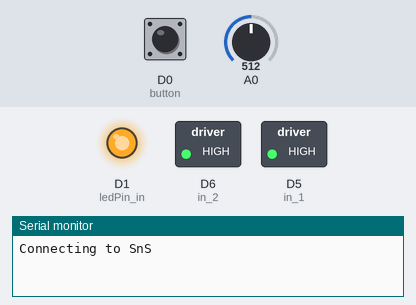
A sketch run on a simulated ESP8266 (NodeMCU). Shown: switched loads named in the sketch (green lamp = pin HIGH), output pins drawn as LEDs (lit = HIGH), the last lines printed to the serial monitor. Inputs (shaded band) come from the test bench; at power-on: D0 (button) HIGH, A0 = 512. WiFi joins after 1.5 s; servers stay silent unless stated; network time is answered at once with the bench clock; the local clock reads 2024-03-15 10:24:30 at power-on unless the sketch sets it; storage starts empty; no MQTT or app messages arrive unless stated.

Above: at 0.1 s.
At 10.6 s:
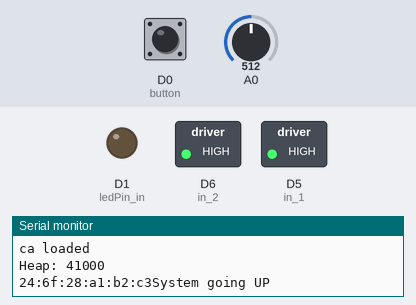
At 11.6 s:
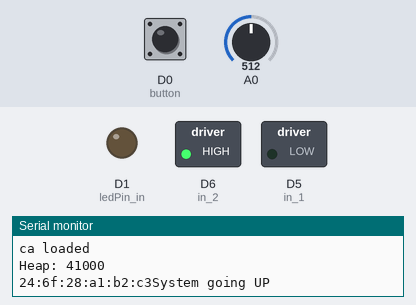
Timing chart, 0 to 63.1 s (numbered marks = the images above):
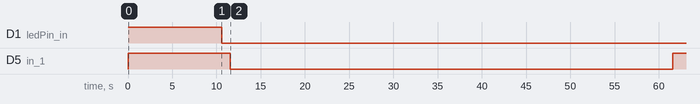

The sketch:

20-21-Manhole_Indication_and__Prevention_System-Code-Arduino.ino
```cpp
/*============================================================
 *Project Name : Manhole Indication System
 *Author List : Sankalp Singh
 *Filename : web_sheet.ino
 *Functions : switching(void)
 *Global Variables : stateSwitch
=============================================================*/
#include "declaration.h"
#include "aws.h"
#include "motor_control.h"

aws awsObj;
declaration instance;
motor_control control;

//stateSwitch : It will store the state of switch which will be passed to the web frunction from aws
int stateSwitch = 0;

/*==============================================================================================================================
 * Function Name : switching
 * Input : NONE
 * Output : NONE
 * Logic : The digitalRead() function reads the current state of the switch and then according to the logic if the state is
 *         HIGH the the value of stateSwitch is set to 0 and the operate function of the motor control library is passed
 *         to turn off the motor and similarly vice versa
 * Example Call : switching();
================================================================================================================================*/

void switching()
{
  int state = digitalRead(instance.button);

    //Checking whether the state of the switch is HIGH
    if(state == HIGH){

      //Checking whether the value of flag is true
      if(instance.dir == true){
        instance.dir = false;

        //Calling motor control object and passing the value to stop the motor
        control.operate(0);
        stateSwitch = 0;

        //Calling the AWS object and passing the stateSwitch value for posting it to the IoT Core of the AWS
        awsObj.web(stateSwitch);
      }
    }

    //Checking whether the state of the switch is LOW
    else if(state == LOW){

      //Checking whether the value of flag is false
      if(instance.dir == false){
        instance.dir = true;

        //Calling motor control object and passing the value to start the motor
        control.operate(1);
        stateSwitch = 1;

        //Calling the AWS object and passing the stateSwitch value for posting it to the IoT Core of the AWS
        awsObj.web(stateSwitch);
    }
  }
}
void setup()
{
  //Calling the setup function from the declaration library
  instance.data();
}

void loop()
{
  //Calling the switching
  switching();

  //Calling the AWS web object
  awsObj.web(stateSwitch);
}
```

aws.cpp
```cpp
/*===================================================================================================
 *Project Name : Manhole Indication System
 *Author List : Sankalp Singh
 *Filename : aws.cpp
 *Functions : callback(char*, byte*, unsigned int), setup_wifi(), reconnect(), setupAWS(), web(int)
 *Global Variables : lastMsg, msg[], mac[6], mac_Id[18], ssid, password, AWS_endpoint
===================================================================================================*/

#include "FS.h"
#include <ESP8266WiFi.h>
#include <PubSubClient.h>
#include <NTPClient.h>
#include <WiFiUdp.h>
#include "declaration.h"
#include "switchoffline.h"
#include "aws.h"
#include "motor_control.h"

//ssid -> Stores the SSID of the the WiFi network
const char* ssid = "SnS";

//password -> Stores the password of the WiFi network
const char* password = "samop2000";

switchoffline test;
motor_control motorObjAWS;

#define BUFFER_LEN 256

//lastMsg -> This variables stores the time when the last message was received
long lastMsg = 0;

//msg[BUFFER_LEN] -> This array stores the message to be sent to the AWS IoT core
char msg[BUFFER_LEN];

//mac[6] -> This byte array stores the mac id generated
byte mac[6];

//mac_Id[18] -> This char array stores the mac id in char form which is then sent to the AWS IoT Core
char mac_Id[18];

WiFiUDP ntpUDP;
NTPClient timeClient(ntpUDP, "pool.ntp.org");

//AWS_endpoint -> This variable stores the MQTT broker IP Address
const char* AWS_endpoint = "a6vtmbll1wgmr-ats.iot.us-west-2.amazonaws.com";

/*=============================================================================================================================
 * Function Name : callback
 * Input : topic -> It contains the name of the topic to which our device receives messages on, payload -> It contains the
 *         payload to be processed, length -> It contains the length of the payload
 * Output : NONE
 * Logic : This function is used for receiving data on the ESP from the website. It is automatically called in the web function
 * Example Call : NONE
===============================================================================================================================*/

void callback(char* topic, byte* payload, unsigned int length) {
  Serial.print("Message arrived: ");
  Serial.println(topic);

  //count -> This variable iterates for the values that are between 0 and length - 1
  for (int count = 0; count < length; count++) {
    Serial.print((char)payload[count]);
    if((char)payload[count]=='0'){
      //Sending the value to tell the system to go down
      motorObjAWS.operate(1);
    }
    else if((char)payload[count]=='1'){
      //Sending the value to tell the system to go up
      motorObjAWS.operate(0);
    }
  }
  Serial.println();

}

WiFiClientSecure espClient;
PubSubClient client(AWS_endpoint, 8883, callback, espClient);

/*=============================================================================================================================
 * Function Name : setup_wifi
 * Input : NONE
 * Output : NONE
 * Logic : In this function we use the WiFI objects for connecting to the network if available and when it isn't connected to
 *         the internet till then the offline switching library object calls the switching1
 * Example Call : obj.setup_wifi();
==============================================================================================================================*/

void aws :: setup_wifi() {
  delay(10);
  // We start by connecting to a WiFi network
  espClient.setBufferSizes(512, 512);
  Serial.println();
  Serial.print("Connecting to ");
  Serial.println(ssid);

  WiFi.begin(ssid, password);

  while (WiFi.status() != WL_CONNECTED) {
    delay(500);
    Serial.print(".");
    test.switching_offline();
  }
  Serial.println("");
  Serial.println("WiFi connected");
  Serial.println("IP address: ");
  Serial.println(WiFi.localIP());

  timeClient.begin();
  while (!timeClient.update()) {
    timeClient.forceUpdate();
  }
  espClient.setX509Time(timeClient.getEpochTime());
}

/*==============================================================================================================================
 * Function Name : reconnect
 * Input : NONE
 * Output : NONE
 * Logic : In this function it checks that whether the MQTT connection is still established or not and if it isn't then the ESP
 *         attemts MQTT connection till it is established
 * Example Call : obj.reconnect();
================================================================================================================================*/

void aws :: reconnect() {
  // Loop until we're reconnected
  while (!client.connected()) {
    Serial.print("Attempting MQTT connection...");
    test.switching_offline();
    // Attempt to connect
    if (client.connect("ESPthing")) {
      Serial.println("connected");
      // ... and resubscribe
      client.subscribe("inTopicESP1");
    } else {
      Serial.print("failed, rc=");
      Serial.print(client.state());
      Serial.println(" try again in 5 seconds");

      char buf[256];
      espClient.getLastSSLError(buf, 256);
      Serial.print("WiFiClientSecure SSL error: ");
      Serial.println(buf);

      // Wait 5 seconds before retrying
      delay(5000);
    }
  }
}

/*===========================================================================================================================
 * Function Name : setupAWS
 * Input : NONE
 * Output : NONE
 * Logic : In this function the certificates are checked using if else statements and also the WiFi connect is established
 *         when the setup_wifi() function is called also the mac address of the ESP is retrived and stored in the array
 * Example Call : obj.setupAWS();
============================================================================================================================*/

void aws :: setupAWS() {
  //Calling the wifi function for connecting to the wifi
  setup_wifi();
  delay(1000);
  if (!SPIFFS.begin()) {
    Serial.println("Failed to mount file system");
    return;
  }

  Serial.print("Heap: "); Serial.println(ESP.getFreeHeap());

  // Load certificate file
  File cert = SPIFFS.open("/cert.der", "r"); //replace cert.crt eith your uploaded file name
  if (!cert) {
    Serial.println("Failed to open cert file");
  }
  else
    Serial.println("Success to open cert file");

  delay(1000);

  if (espClient.loadCertificate(cert))
    Serial.println("cert loaded");
  else
    Serial.println("cert not loaded");

  // Load private key file
  File private_key = SPIFFS.open("/private.der", "r"); //replace private eith your uploaded file name
  if (!private_key) {
    Serial.println("Failed to open private cert file");
  }
  else
    Serial.println("Success to open private cert file");

  delay(1000);

  if (espClient.loadPrivateKey(private_key))
    Serial.println("private key loaded");
  else
    Serial.println("private key not loaded");

  // Load CA file
  File ca = SPIFFS.open("/ca.der", "r"); //replace ca eith your uploaded file name
  if (!ca) {
    Serial.println("Failed to open ca ");
  }
  else
    Serial.println("Success to open ca");

  delay(1000);

  if (espClient.loadCACert(ca))
    Serial.println("ca loaded");
  else
    Serial.println("ca failed");

  Serial.print("Heap: "); Serial.println(ESP.getFreeHeap());

  //===========================================================================
  WiFi.macAddress(mac);
  snprintf(mac_Id, sizeof(mac_Id), "%02x:%02x:%02x:%02x:%02x:%02x",
           mac[0], mac[1], mac[2], mac[3], mac[4], mac[5]);
  Serial.print(mac_Id);
  //============================================================================
}

/*==========================================================================================================================
 * Function Name : web
 * Input : state -> It contains the current state of the button
 * Output : NONE
 * Logic : This function checks for the MQTT connection and if the connection is broken then it calls the reconnect function
 *         it also creates a msg to be published by using the snprintf() function and the store it to msg variable
 * Example Call : obj.web(1);
============================================================================================================================*/

void aws :: web(int state) {
  int offset = 20;
  if (!client.connected()) {
    reconnect();
  }
  client.loop();

  if(WiFi.status() != WL_CONNECTED)
    setup_wifi();

  //now -> It stores the time transpired
  long now = millis();
  if (now - lastMsg > 2000) {
    lastMsg = now;

    //macIdStr -> It stores the mac id of the ESP in the String format
    String macIdStr = mac_Id;

    //volt -> This variable stores the value given by the voltage sensor
    int volt = analogRead(A0);

    //voltage_map -> This variable maps the value and returns the voltage value
    double voltage_map = map(volt,0,1023, 0, 2500) + offset;

    //temp -> This variable stores the volatage in String format
    String temp = String(voltage_map);

    //voltage -> It stores the voltage value into char array
    const char* voltage = temp.c_str();

    snprintf (msg, BUFFER_LEN, "{\"mac_Id\" : \"%s\", \"state\" : %d, \"voltage\" : \"%s\"}", macIdStr.c_str(), state, voltage);

    Serial.print("Publish message: ");
    Serial.println(msg);
    //The publish function publishes the message on the outTopicESP1 topic
    client.publish("outTopicESP1", msg);
    //=============================================================================
    Serial.print("Heap: "); Serial.println(ESP.getFreeHeap()); //Low heap can cause problems
  }
}
```

aws.h
```cpp
/*===========================================
 *Project Name : Manhole Indication System
 *Author List : Sankalp Singh
 *Filename : aws.h
 *Functions : NONE
 *Global Variables : NONE
============================================*/

#ifndef AWS_H
#define AWS_H

class aws{
	public:
		void web(int state);
		void setupAWS();
		void callback(char* topic, byte* payload, unsigned int length);

	private:
		void reconnect();
		void setup_wifi();
};
#endif
```

declaration.cpp
```cpp
/*===========================================
 *Project Name : Manhole Indication System
 *Author List : Sankalp Singh
 *Filename : declaration.cpp
 *Functions : data(void)
 *Global Variables : NONE
============================================*/

#include "switchoffline.h"
#include "aws.h"
#include "declaration.h"

aws setupObj;
switchoffline setSwitch;

/*====================================================================================================
 * Function Name : data
 * Input : NONE
 * Output : NONE
 * Logic : This function is used to set the Baudrate, pinModes and also to setup the AWS for our ESP
 * Example Call : obj.data();
======================================================================================================*/

void declaration :: data() {
  Serial.begin(115200);
  pinMode(ledPin_in, OUTPUT);
  pinMode(in_1, OUTPUT) ;
  pinMode(in_2, OUTPUT) ;

  pinMode(button, INPUT_PULLUP) ;
  pinMode(setSwitch.button_offline, INPUT_PULLUP) ;

  digitalWrite(ledPin_in,HIGH);
  digitalWrite(in_1,HIGH);
  digitalWrite(in_2,HIGH);

  setupObj.setupAWS();
}
```

declaration.h
```cpp
/*===========================================
 *Project Name : Manhole Indication System
 *Author List : Sankalp Singh
 *Filename : declaration.h
 *Functions : NONE
 *Global Variables : NONE
============================================*/

#ifndef DECLARATION_H
#define DECLARATION_H

#include "Arduino.h"

class declaration{
	public :
		void data();

    //in_1 -> This variable has the pin number for input 1 of motor
    int in_1 = D5 ;

    //in_2 -> This variable has the pin number for input 2 of motor
    int in_2 = D6 ;

    //button -> This variable has the pin number for the button
    int button = D0;

    //volt -> This variable is used to store the reading from the voltage sesnor
    int volt;

    //dir -> This flag is used to limit the execution of conditions of the switch
    bool dir = true;

    //ledPin_in -> This variable has the pin number for the LED indicator
    int ledPin_in = D1;

    //down -> This flag is used to limit the system's down movement
    bool down = true;

    //up -> This flag is used to limit the system's up movement
    bool up = false;
};
#endif
```

motor_control.h
```cpp
/*===========================================
 *Project Name : Manhole Indication System
 *Author List : Sankalp Singh
 *Filename : motor_control.h
 *Functions : NONE
 *Global Variables : NONE
============================================*/

#ifndef MOTORCONTROL_H
#define MOTORCONTROL_H

class motor_control{
	public :
		void operate(int move);
	private :
		void forward();
		void reverse();
		void brake();
};
#endif
```

switchoffline.cpp
```cpp
/*===========================================
 *Project Name : Manhole Indication System
 *Author List : Sankalp Singh
 *Filename : switchoffline.cpp
 *Functions : switching_offline(void)
 *Global Variables : NONE
============================================*/

#include "declaration.h"
#include "motor_control.h"
#include "switchoffline.h"
#include "Arduino.h"

motor_control control_offline;

/*======================================================================================================
 * Function Name : switching_offline()
 * Input : NONE
 * Output : NONE
 * Logic : This function checks the current state of the switch and then check what is value of the flag
 *         of the switch and accordingly it triggers the motor
 * Example Call : obj.switching_offline();
========================================================================================================*/

void switchoffline :: switching_offline(){
  int state_offline = digitalRead(button_offline);
	if(state_offline == HIGH){
	  if(dir_offline == true){
	    dir_offline = false;
	  	control_offline.operate(1);
	  }
  }
	else if(state_offline == LOW){
	  if(dir_offline == false){
		  dir_offline = true;
		  control_offline.operate(0);
		}
  }
}
```

switchoffline.h
```cpp
/*===========================================
 *Project Name : Manhole Indication System
 *Author List : Sankalp Singh
 *Filename : switchoffline.h
 *Functions : NONE
 *Global Variables : NONE
============================================*/

#ifndef SWITCHOFFLINE_H
#define SWITCHOFFLINE_H

#include "Arduino.h"
class switchoffline{
	public :
		void switching_offline();

    //button_offline -> This variable has the pin number of the button
    int button_offline = D0;

    //dir_offline -> This flag is used to control the continous execution of the conditional statements
    bool dir_offline = true;
};
#endif
```

Source omitted: motor_control.cpp (4343 bytes)

Measured:
- by itself, D1 (ledPin_in): HIGH → LOW at 10.6 s
- by itself, D5 (in_1): HIGH → LOW at 11.6 s, → HIGH 50.0 s later
